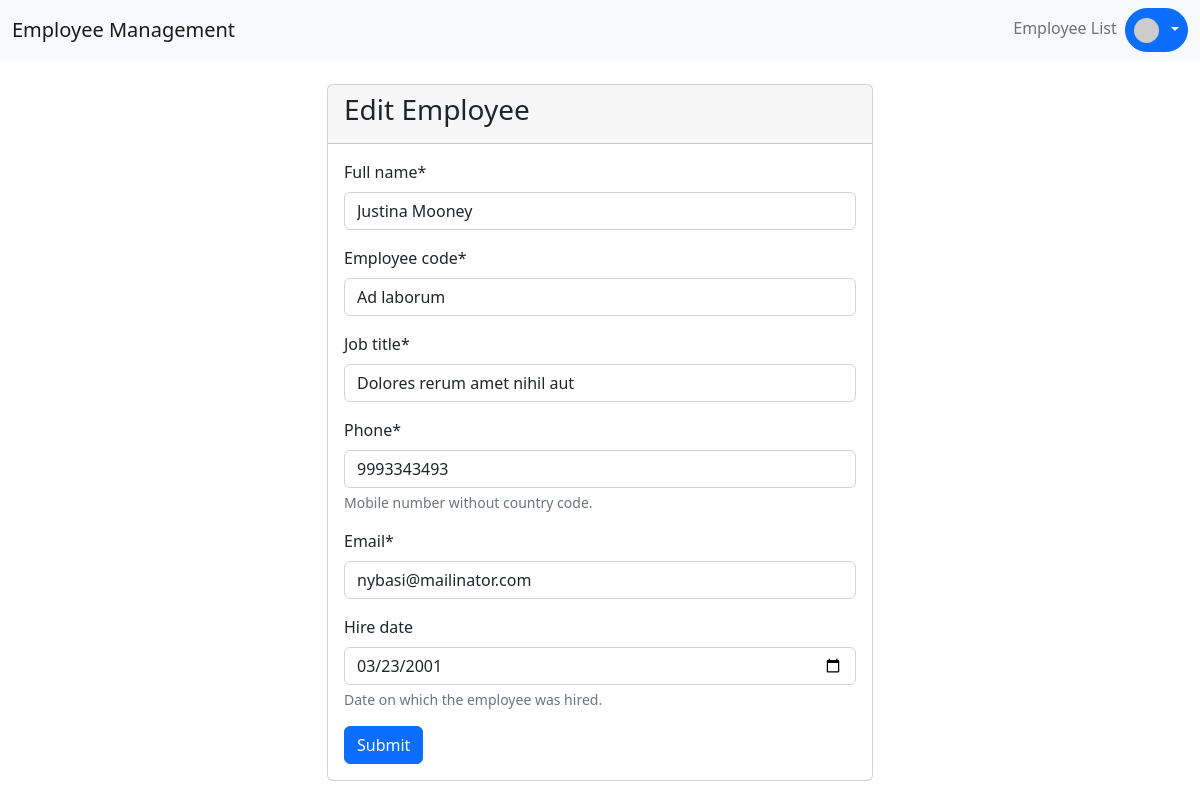
/employee/5/edit/ (signed in), run on the app's committed database.
### core/models.py (models this page shows)
class Employee(models.Model):
    name = models.CharField('Full name', max_length=20,)
    code = models.CharField('Employee code', max_length=10, unique=True)
    job_title = models.CharField(max_length=30)
    phone = models.CharField(
        max_length=10,
        validators=[mobile_number_validator],
        help_text='Mobile number without country code.'
    )
    email = models.EmailField()
    created_at = models.DateTimeField(default=timezone.now)
    hire_date = models.DateField(null=True, blank=True, help_text='Date on which the employee was hired.')
    salary = models.DecimalField(
        max_digits=10,
        decimal_places=2,
        null=True,
        help_text='Net salary of the employee.'
    )
    class Meta:
        ordering = ['pk']

### core/views.py (the view, shortened to what this page needs)
# urls.py: path('employee/<pk>/edit/', views.EditEmployeeView.as_view(), name='edit-employee'),
class EditEmployeeView(LoginRequiredMixin, UpdateView):
    model = Employee
    form_class = EmployeeForm
    extra_context = {'title': 'Edit Employee'}
    template_name = 'core/form.html'

### core/forms.py
class EmployeeForm(forms.ModelForm):
    class Meta:
        model = Employee
        fields = ['name', 'code', 'job_title', 'phone', 'email', 'hire_date']
        widgets = {
            'hire_date': DateInput(),
        }

### core/templates/core/form.html (shortened to what this page needs)
{% extends 'partials/base.html' %}
{% load crispy_forms_tags %}
{% block content %}
<div class="row justify-content-center">
    <div class="col-12 col-md-8 col-lg-6">
        <div class="card">
            <div class="card-header">
                <h3 class="card-title">{{title}}</h3>
            </div>
            <div class="card-body">
                <form action="" method="post">
                    {{form|crispy}}
                    <input type="submit" value="Submit" class="btn btn-primary">
                </form>
            </div>
        </div>
    </div>
</div>
{% endblock %}

### data on the page
Employee: name "Justina Mooney", code "Ad laborum", job_title "Dolores rerum amet nihil aut", phone "9993343493", email "nybasi@mailinator.com", hire_date "03/23/2001"

### other printed values
{{ title }} "Edit Employee"
